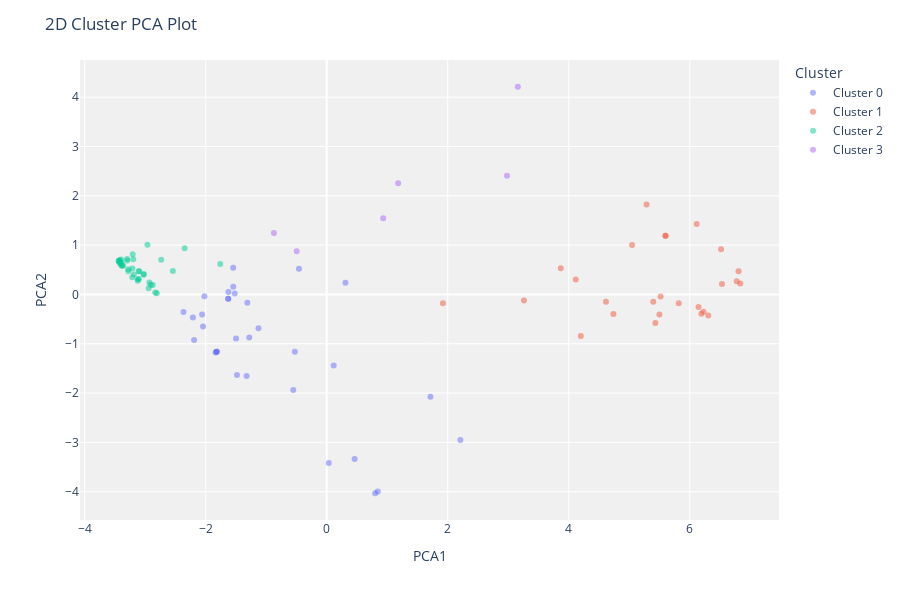

The code cell stored with this chart in its notebook:
### Code cell
plot_model(model_hclust)

### Figure 1 — Plotly figure (JSON) as saved in the notebook; plotly's stock layout.template omitted (floating-point values rounded to 4 significant figures)
{"data": [{"customdata": [[110], [87], [108], [102], [110], [109], [110], [110], [110], [107], [110], [105], [110], [110], [110], [110], [98], [110], [110], [110], [103], [98], [110], [108], [110], [105], [108], [88], [110], [89], [110], [110], [105]], "hovertemplate": "Cluster=Cluster 0<br>PCA1=%{x}<br>PCA2=%{y}<br>Feature=%{customdata[0]}<extra></extra>", "legendgroup": "Cluster 0", "marker": {"color": "#636efa", "opacity": 0.5, "symbol": "circle"}, "mode": "markers", "name": "Cluster 0", "orientation": "v", "showlegend": true, "textposition": "top center", "type": "scatter", "x": [-1.52, 0.3093, 0.1151, -0.553, 0.4613, -0.5263, -1.323, -2.366, -2.211, -1.498, -2.044, -1.127, -1.312, -1.624, -2.192, -1.545, -1.628, -1.819, -1.819, -1.819, -2.06, -1.628, -1.483, -2.022, -1.837, -1.28, 0.033, -0.459, 0.8003, 1.714, 0.8438, -1.545, 2.208], "xaxis": "x", "y": [0.01847, 0.2351, -1.439, -1.938, -3.338, -1.164, -1.654, -0.3586, -0.467, -0.8921, -0.6504, -0.6854, -0.1697, 0.04936, -0.9228, 0.5397, -0.08918, -1.163, -1.163, -1.163, -0.4081, -0.08918, -1.633, -0.03781, -1.177, -0.8744, -3.417, 0.5197, -4.032, -2.073, -3.995, 0.1553, -2.953], "yaxis": "y"}, {"customdata": [[60], [0], [98], [40], [91], [97], [0], [71], [102], [106], [107], [85], [60], [0], [10], [10], [97], [50], [98], [107], [85], [101], [0], [71], [0], [20]], "hovertemplate": "Cluster=Cluster 1<br>PCA1=%{x}<br>PCA2=%{y}<br>Feature=%{customdata[0]}<extra></extra>", "legendgroup": "Cluster 1", "marker": {"color": "#EF553B", "opacity": 0.5, "symbol": "circle"}, "mode": "markers", "name": "Cluster 1", "orientation": "v", "showlegend": true, "textposition": "top center", "type": "scatter", "x": [3.259, 6.775, 6.305, 6.532, 6.145, 5.818, 6.517, 6.226, 6.191, 5.499, 5.518, 5.431, 1.92, 5.286, 5.599, 5.599, 5.047, 4.615, 4.738, 4.199, 4.115, 3.868, 6.114, 5.396, 6.806, 6.835], "xaxis": "x", "y": [-0.1233, 0.2653, -0.4252, 0.2094, -0.2539, -0.1806, 0.9137, -0.3497, -0.3898, -0.4053, -0.04044, -0.5808, -0.18, 1.825, 1.192, 1.192, 1.002, -0.1492, -0.3996, -0.8414, 0.302, 0.5291, 1.428, -0.1497, 0.469, 0.2238], "yaxis": "y"}, {"customdata": [[110], [110], [108], [110], [110], [110], [110], [110], [110], [110], [110], [110], [110], [110], [110], [110], [110], [110], [110], [110], [103], [110], [97], [110], [110], [110], [109], [110], [110], [110], [110], [105], [110], [110], [110], [110], [110]], "hovertemplate": "Cluster=Cluster 2<br>PCA1=%{x}<br>PCA2=%{y}<br>Feature=%{customdata[0]}<extra></extra>", "legendgroup": "Cluster 2", "marker": {"color": "#00cc96", "opacity": 0.5, "symbol": "circle"}, "mode": "markers", "name": "Cluster 2", "orientation": "v", "showlegend": true, "textposition": "top center", "type": "scatter", "x": [-3.278, -3.214, -3.28, -3.207, -3.296, -3.187, -3.212, -3.197, -3.122, -3.298, -3.363, -3.39, -3.382, -3.397, -3.416, -3.421, -3.429, -3.438, -3.393, -3.108, -2.963, -3.097, -1.759, -2.876, -2.348, -2.543, -2.909, -2.808, -2.834, -3.025, -3.106, -3.022, -2.735, -3.122, -2.931, -2.943, -3.436], "xaxis": "x", "y": [0.4673, 0.3493, 0.5083, 0.8162, 0.6855, 0.4063, 0.5246, 0.7116, 0.3073, 0.7187, 0.5861, 0.5881, 0.5829, 0.7085, 0.6281, 0.6926, 0.651, 0.6772, 0.6472, 0.4688, 1.006, 0.4687, 0.6162, 0.19, 0.9347, 0.4728, 0.1936, 0.02255, 0.03679, 0.3972, 0.3115, 0.4118, 0.7013, 0.2781, 0.2406, 0.1255, 0.681], "yaxis": "y"}, {"customdata": [[110], [95], [98], [79], [40], [110]], "hovertemplate": "Cluster=Cluster 3<br>PCA1=%{x}<br>PCA2=%{y}<br>Feature=%{customdata[0]}<extra></extra>", "legendgroup": "Cluster 3", "marker": {"color": "#ab63fa", "opacity": 0.5, "symbol": "circle"}, "mode": "markers", "name": "Cluster 3", "orientation": "v", "showlegend": true, "textposition": "top center", "type": "scatter", "x": [-0.4963, 0.9332, 2.979, 1.181, 3.159, -0.8718], "xaxis": "x", "y": [0.8738, 1.544, 2.405, 2.256, 4.211, 1.243], "yaxis": "y"}], "layout": {"height": 600, "legend": {"title": {"text": "Cluster"}, "tracegroupgap": 0}, "margin": {"t": 60}, "plot_bgcolor": "rgb(240,240,240)", "title": {"text": "2D Cluster PCA Plot"}, "xaxis": {"anchor": "y", "domain": [0, 1], "title": {"text": "PCA1"}}, "yaxis": {"anchor": "x", "domain": [0, 1], "title": {"text": "PCA2"}}}}
